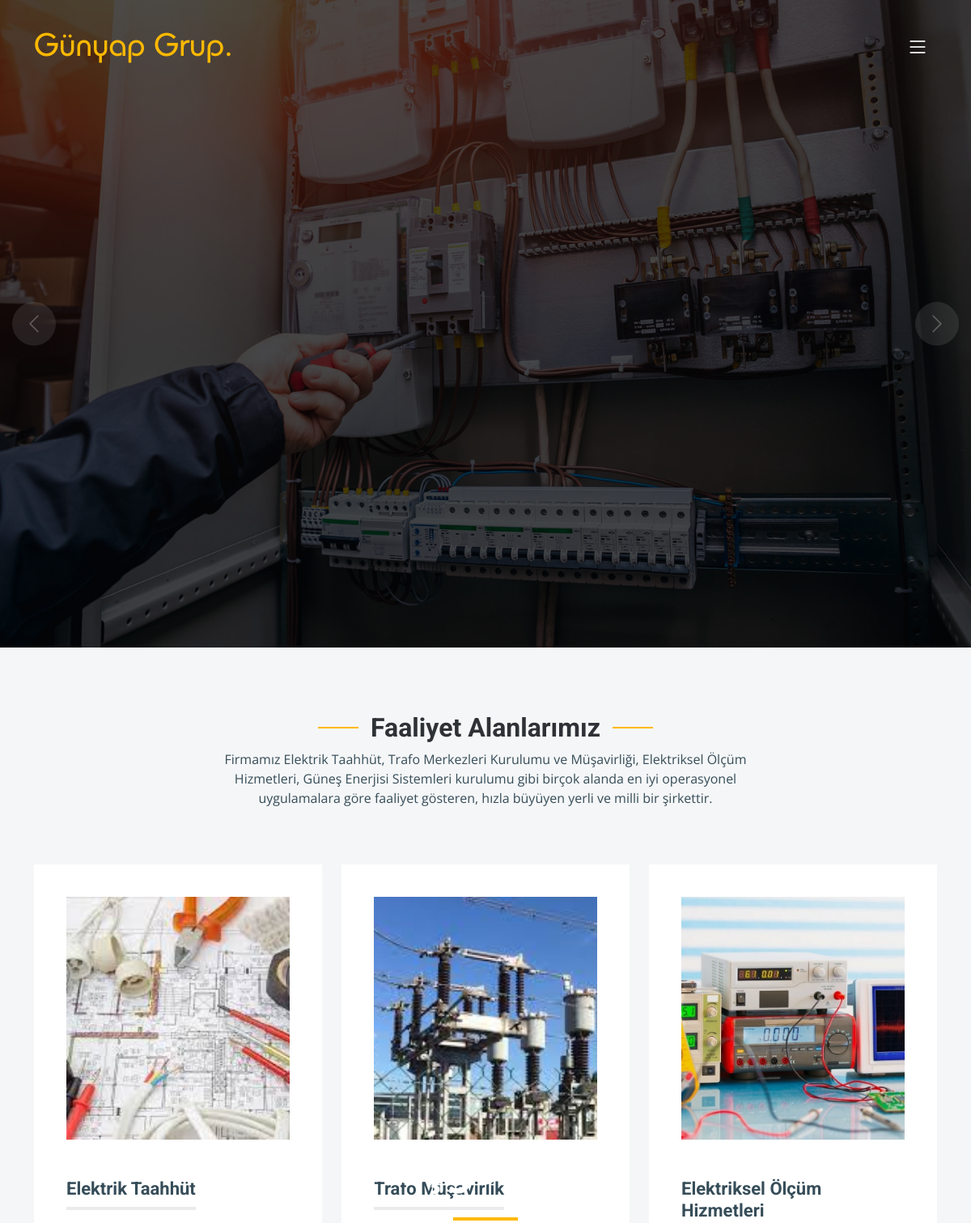
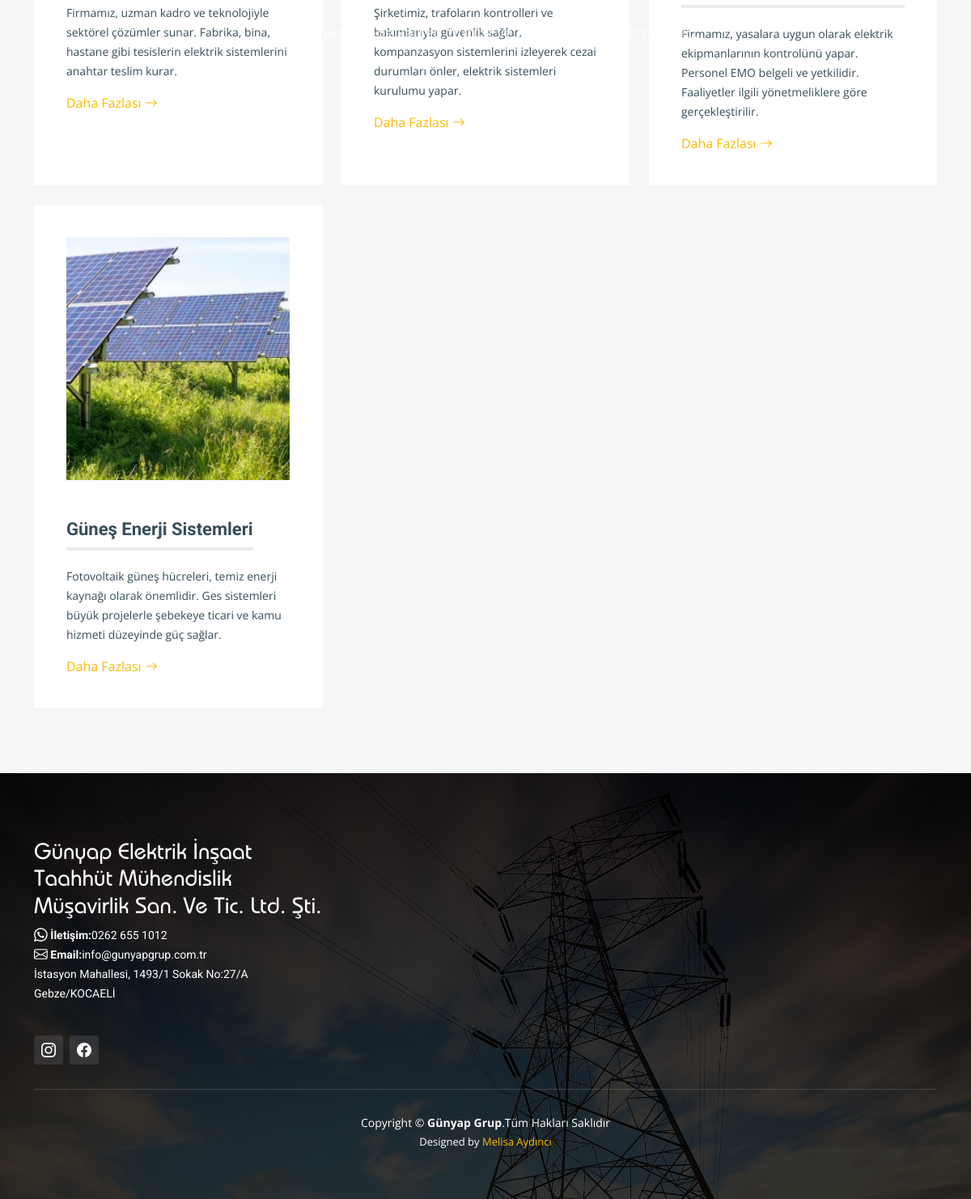
The page / on the database its author committed (2 pictures, top to bottom).
### slayt/models.py (models this page shows, shortened)
class Slogan(models.Model):
    tanim = models.TextField(blank=True, null=True)

class SlaytAçıklama(models.Model):
    tanim = models.TextField(blank=True, null=True)

class Slayt(models.Model):
    image = models.ImageField(upload_to=slider_directory_path,default="slider/idle.jpg")
    order = models.IntegerField(unique=True,blank=True,null=True)

### hizmet/models.py (models this page shows, shortened)
class HizmetAçıklama(models.Model):
    tanim = models.TextField(blank=True, null=True)

class Hizmet(models.Model):
    ad = models.CharField(max_length=200, unique=True,null=False)
    tanim = models.TextField(blank=True, null=True)
    baslik= models.CharField(max_length=300, unique=False,blank=True)
    image = models.ImageField(upload_to=service_directory_path,default="hizmetler/services.jpg")
    ozet= models.TextField(
        blank=True,
        null=True,
        default='Özet',
        validators=[MaxLengthValidator(500)]
    )

### hesap/models.py (models this page shows, shortened)
class Hesap(models.Model):
    ad=models.CharField(max_length=200, unique=True,null=False)
    baglanti=models.CharField(max_length=200,null=True,blank=True)

### pages/views.py (the view)
# urls.py: path('', views.home_page,name='home'),
def home_page(request):
    services = Hizmet.objects.all()
    slayts = Slayt.objects.order_by('order')
    hesaplar = Hesap.objects.all()
    hizmet_tanim = HizmetAçıklama.objects.all().first()
    slogan = Slogan.objects.all().first()
    proje_tanim = ProjeAçıklama.objects.all().first()
    slayt_tanim = SlaytAçıklama.objects.all().first()
    current_filter = request.GET.get('current_filter', '*')
    if current_filter != '*':
        projects_list = Proje.objects.filter(kategori__baslik=current_filter)
    else:
        projects_list = Proje.objects.all()
    paginator = Paginator(projects_list, 9)  # Display 9 projects per page, adjust number as needed
    page_number = request.GET.get('page')
    projects = paginator.get_page(page_number)
    context = {
        'services': services,
        'slayts': slayts,
        'projects': projects,
        'hesaplar': hesaplar,
        'hizmet_tanim': hizmet_tanim,
        'slogan': slogan,
        'proje_tanim': proje_tanim,
        'slayt_tanim': slayt_tanim,
        'current_filter': current_filter  # Include current filter in the context
    }
    return render(request, 'index.html', context=context)

### templates/index.html (shortened to what this page needs)
<!DOCTYPE html>
<html lang="en">
  {% load static %}
<head>
  <link href="assets/vendor/bootstrap/css/bootstrap.min.css" rel="stylesheet">
  <link href="assets/vendor/bootstrap-icons/bootstrap-icons.css" rel="stylesheet">
  <link href="assets/vendor/fontawesome-free/css/all.min.css" rel="stylesheet">
  <link href="assets/vendor/aos/aos.css" rel="stylesheet">
  <link href="assets/vendor/glightbox/css/glightbox.min.css" rel="stylesheet">
  <link href="assets/vendor/swiper/swiper-bundle.min.css" rel="stylesheet">
  <link href="assets/css/main.css" rel="stylesheet">
</head>
<body>
  <header id="header" class="header d-flex align-items-center">
    <div class="container-fluid container-xl d-flex align-items-center justify-content-between">
      <a href="{% url 'home' %}" class="logo d-flex align-items-center">
        <div class="custom-font h1">Günyap Grup<span>.</span></div>
      </a>
      <i class="mobile-nav-toggle mobile-nav-show bi bi-list"></i>
    </div>
  </header>
  <section id="hero" class="hero">
    <div class="info d-flex align-items-center">
      <div class="container">
        <div class="row justify-content-center">
          <div class="col-lg-6 text-center">
            <h2 data-aos="fade-down">{{slogan.tanim}}</h2>
            <p data-aos="fade-up">{{slayt_tanim.tanim}}</p>
          </div>
        </div>
      </div>
    </div>
    <div id="hero-carousel" class="carousel slide" data-bs-ride="carousel" data-bs-interval="5000">
      {% for slayt in slayts %}
        <h1>{{slayt.image}}</h1>
        <div class="carousel-item {% if forloop.first %}active{% endif %}" style="background-image: url({{ slayt.image.url }})"></div>
      {% endfor %}
      <a class="carousel-control-prev" href="#hero-carousel" role="button" data-bs-slide="prev">
        <span class="carousel-control-prev-icon bi bi-chevron-left" aria-hidden="true"></span>
      </a>
      <a class="carousel-control-next" href="#hero-carousel" role="button" data-bs-slide="next">
        <span class="carousel-control-next-icon bi bi-chevron-right" aria-hidden="true"></span>
      </a>
    </div>
  </section>
  <main id="main">
    <section id="services" class="services section-bg">
      <div class="container" data-aos="fade-up">
        <div class="section-header">
          <h2>Faaliyet Alanlarımız</h2>
          <p>{{hizmet_tanim.tanim}}</p>
        </div>
        <div class="row gy-4">
          {% for service in services %}
          <div class="col-lg-4 col-md-6" data-aos="fade-up" data-aos-delay="100">
            <div class="service-item position-relative">
              <div class="image-container">
                <img src="{{service.image.url}}" alt="{{service.ad}}" class="img-fluid services-img">
              </div>
              <br><br>
              <h3>{{service.ad}}</h3>
              <div class="text-container">
                <p>{{service.ozet}}</p>
              </div>
              <a href="{% url 'service_detail' service.baslik %}" class="readmore stretched-link">Daha Fazlası <i class="bi bi-arrow-right"></i></a>
            </div>
          </div>
          {% endfor %}
        </div>
      </div>
    </section>
  </main>
  {% include 'footer.html' %}
</body>
</html>

### templates/footer.html
<footer id="footer" class="footer">
    <div class="footer-content position-relative">
      <div class="container">
        <div class="row">
          <div class="col-lg-4 col-md-6">
            <div class="footer-info">
              <div class="custom-font h3">Günyap Elektrik İnşaat Taahhüt Mühendislik Müşavirlik San. Ve Tic. Ltd. Şti<span>.</span></div>
                <p class="d-flex align-items-center justify-content-start">
                  <i class="bi bi-whatsapp" style="font-size: larger;"></i>&nbsp; <strong>İletişim:</strong> 0262 655 1012<br>
                </p>
                <p class="d-flex align-items-center justify-content-start">
                  <i class="bi bi-envelope" style="font-size: larger;"></i>&nbsp; <strong>Email:</strong>info@gunyapgrup.com.tr<br>
                </p>
                <p class="d-flex align-items-center justify-content-start">
                  İstasyon Mahallesi, 1493/1 Sokak No:27/A<br>
                  Gebze/KOCAELİ<br><br>
                </p>
              <div>
              <div class="social-links d-flex mt-3">
                {% for hesap in hesaplar %}
                    {% if hesap.ad == 'Facebook' and hesap.baglanti %}
                        <a href="{{ hesap.baglanti }}" class="d-flex align-items-center justify-content-center"><i class="bi bi-facebook"></i></a>
                    {% elif hesap.ad == 'Facebook' and not hesap.baglanti %}
                        <a href="#" class="d-flex align-items-center justify-content-center"><i class="bi bi-facebook"></i></a>
                    {% elif hesap.ad == 'Instagram' and hesap.baglanti %}
                        <a href="{{ hesap.baglanti }}" class="d-flex align-items-center justify-content-center"><i class="bi bi-instagram"></i></a>
                    {% elif hesap.ad == 'Instagram' and not hesap.baglanti %}
                        <a href="#" class="d-flex align-items-center justify-content-center"><i class="bi bi-instagram"></i></a>
                    {% endif %}
                {% endfor %}
              </div>
            </div>
          </div>
        </div>
      </div>
    </div>
    <div class="footer-legal text-center position-relative">
      <div class="container">
        <div class="copyright">
          Copyright &copy;<strong><span> Günyap Grup</span></strong>.Tüm Hakları Saklıdır
        </div>
        <div class="credits">
          Designed by <a href="https://www.linkedin.com/in/melisa-ayd%C4%B1nc%C4%B1-b522a11b2/">Melisa Aydıncı</a>
        </div>
      </div>
    </div>
  </footer>

### rows shown on the page
Slogan: tanim "Hoşgeldiniz"
SlaytAçıklama: tanim "Enerji sektöründe kaliteli, dürüst ve güvenilir çözüm ortağınız..."
Slayt: image (picture)
HizmetAçıklama: tanim "Firmamız Elektrik Taahhüt, Trafo Merkezleri Kurulumu ve Müşavirliği, Elektriksel Ölçüm Hizmetleri, Güneş Enerjisi Sistemleri kurulumu gibi birçok alanda en iyi operasyonel uygulamalara göre faaliyet gösteren, hızla büyüyen yerli ve milli bir şirkettir."
Hizmet: image (picture), ad "Elektrik Taahhüt", ozet "Firmamız, uzman kadro ve teknolojiyle sektörel çözümler sunar. Fabrika, bina, hastane gibi tesislerin elektrik sistemlerini anahtar teslim kurar."
Hizmet: image (picture), ad "Trafo Müşavirlik", ozet "Şirketimiz, trafoların kontrolleri ve bakımlarıyla güvenlik sağlar, kompanzasyon sistemlerini izleyerek cezai durumları önler, elektrik sistemleri kurulumu yapar."
Hizmet: image (picture), ad "Elektriksel Ölçüm Hizmetleri", ozet "Firmamız, yasalara uygun olarak elektrik ekipmanlarının kontrolünü yapar. Personel EMO belgeli ve yetkilidir. Faaliyetler ilgili yönetmeliklere göre gerçekleştirilir."
Hizmet: image (picture), ad "Güneş Enerji Sistemleri", ozet "Fotovoltaik güneş hücreleri, temiz enerji kaynağı olarak önemlidir. Ges sistemleri büyük projelerle şebekeye ticari ve kamu hizmeti düzeyinde güç sağlar."
Hesap: ad "Instagram" (drawn)
Hesap: ad "Facebook" (drawn)
